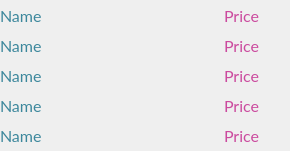
     <widget class="QFrame" name="frame_10">
      <property name="geometry">
       <rect>
        <x>10</x>
        <y>810</y>
        <width>290</width>
        <height>151</height>
       </rect>
      </property>
      <property name="font">
       <font>
        <family>Lato</family>
        <pointsize>12</pointsize>
        <weight>50</weight>
        <italic>false</italic>
        <bold>false</bold>
       </font>
      </property>
      <property name="styleSheet">
       <string notr="true">font: 12pt &quot;Lato&quot;;</string>
      </property>
      <property name="frameShape">
       <enum>QFrame::NoFrame</enum>
      </property>
      <widget class="QFrame" name="frame_31">
       <property name="geometry">
        <rect>
         <x>0</x>
         <y>0</y>
         <width>201</width>
         <height>151</height>
        </rect>
       </property>
       <property name="font">
        <font>
         <family>Lato</family>
         <pointsize>12</pointsize>
         <weight>50</weight>
         <italic>false</italic>
         <bold>false</bold>
        </font>
       </property>
       <property name="styleSheet">
        <string notr="true">color: rgba(60, 135, 156, 1);</string>
       </property>
       <property name="frameShape">
        <enum>QFrame::NoFrame</enum>
       </property>
       <widget class="QLabel" name="name_55">
        <property name="geometry">
         <rect>
          <x>0</x>
          <y>0</y>
          <width>201</width>
          <height>31</height>
         </rect>
        </property>
        <property name="font">
         <font>
          <family>Lato</family>
          <pointsize>12</pointsize>
          <weight>50</weight>
          <italic>false</italic>
          <bold>false</bold>
         </font>
        </property>
        <property name="text">
         <string>Name</string>
        </property>
       </widget>
       <widget class="QLabel" name="name_56">
        <property name="geometry">
         <rect>
          <x>0</x>
          <y>30</y>
          <width>201</width>
          <height>31</height>
         </rect>
        </property>
        <property name="font">
         <font>
          <family>Lato</family>
          <pointsize>12</pointsize>
          <weight>50</weight>
          <italic>false</italic>
          <bold>false</bold>
         </font>
        </property>
        <property name="text">
         <string>Name</string>
        </property>
       </widget>
       <widget class="QLabel" name="name_58">
        <property name="geometry">
         <rect>
          <x>0</x>
          <y>90</y>
          <width>201</width>
          <height>31</height>
         </rect>
        </property>
        <property name="font">
         <font>
          <family>Lato</family>
          <pointsize>12</pointsize>
          <weight>50</weight>
          <italic>false</italic>
          <bold>false</bold>
         </font>
        </property>
        <property name="text">
         <string>Name</string>
        </property>
       </widget>
       <widget class="QLabel" name="name_57">
        <property name="geometry">
         <rect>
          <x>0</x>
          <y>60</y>
          <width>201</width>
          <height>31</height>
         </rect>
        </property>
        <property name="font">
         <font>
          <family>Lato</family>
          <pointsize>12</pointsize>
          <weight>50</weight>
          <italic>false</italic>
          <bold>false</bold>
         </font>
        </property>
        <property name="text">
         <string>Name</string>
        </property>
       </widget>
       <widget class="QLabel" name="name_59">
        <property name="geometry">
         <rect>
          <x>0</x>
          <y>120</y>
          <width>201</width>
          <height>31</height>
         </rect>
        </property>
        <property name="font">
         <font>
          <family>Lato</family>
          <pointsize>12</pointsize>
          <weight>50</weight>
          <italic>false</italic>
          <bold>false</bold>
         </font>
        </property>
        <property name="text">
         <string>Name</string>
        </property>
       </widget>
      </widget>
      <widget class="QFrame" name="frame_32">
       <property name="geometry">
        <rect>
         <x>199</x>
         <y>0</y>
         <width>91</width>
         <height>151</height>
        </rect>
       </property>
       <property name="font">
        <font>
         <family>Lato</family>
         <pointsize>12</pointsize>
         <weight>50</weight>
         <italic>false</italic>
         <bold>false</bold>
        </font>
       </property>
       <property name="layoutDirection">
        <enum>Qt::LeftToRight</enum>
       </property>
       <property name="styleSheet">
        <string notr="true">color: rgba(203, 74, 158, 1);</string>
       </property>
       <property name="frameShape">
        <enum>QFrame::NoFrame</enum>
       </property>
       <widget class="QLabel" name="price_55">
        <property name="geometry">
         <rect>
          <x>0</x>
          <y>0</y>
          <width>60</width>
          <height>31</height>
         </rect>
        </property>
        <property name="font">
         <font>
          <family>Lato</family>
          <pointsize>12</pointsize>
          <weight>50</weight>
          <italic>false</italic>
          <bold>false</bold>
         </font>
        </property>
        <property name="text">
         <string>Price</string>
        </property>
        <property name="alignment">
         <set>Qt::AlignRight|Qt::AlignTrailing|Qt::AlignVCenter</set>
        </property>
       </widget>
       <widget class="QLabel" name="label_201">
        <property name="geometry">
         <rect>
          <x>60</x>
          <y>0</y>
          <width>32</width>
          <height>32</height>
         </rect>
        </property>
        <property name="styleSheet">
         <string notr="true">border-image: url(:/newPrefix/PlatIcon.png);</string>
        </property>
        <property name="text">
         <string/>
        </property>
       </widget>
       <widget class="QLabel" name="label_202">
        <property name="geometry">
         <rect>
          <x>60</x>
          <y>30</y>
          <width>32</width>
          <height>32</height>
         </rect>
        </property>
        <property name="styleSheet">
         <string notr="true">border-image: url(:/newPrefix/PlatIcon.png);</string>
        </property>
        <property name="text">
         <string/>
        </property>
       </widget>
       <widget class="QLabel" name="price_56">
        <property name="geometry">
         <rect>
          <x>0</x>
          <y>30</y>
          <width>60</width>
          <height>31</height>
         </rect>
        </property>
        <property name="font">
         <font>
          <family>Lato</family>
          <pointsize>12</pointsize>
          <weight>50</weight>
          <italic>false</italic>
          <bold>false</bold>
         </font>
        </property>
        <property name="text">
         <string>Price</string>
        </property>
        <property name="alignment">
         <set>Qt::AlignRight|Qt::AlignTrailing|Qt::AlignVCenter</set>
        </property>
       </widget>
       <widget class="QLabel" name="price_58">
        <property name="geometry">
         <rect>
          <x>0</x>
          <y>90</y>
          <width>60</width>
          <height>31</height>
         </rect>
        </property>
        <property name="font">
         <font>
          <family>Lato</family>
          <pointsize>12</pointsize>
          <weight>50</weight>
          <italic>false</italic>
          <bold>false</bold>
         </font>
        </property>
        <property name="text">
         <string>Price</string>
        </property>
        <property name="alignment">
         <set>Qt::AlignRight|Qt::AlignTrailing|Qt::AlignVCenter</set>
        </property>
       </widget>
       <widget class="QLabel" name="label_205">
        <property name="geometry">
         <rect>
          <x>60</x>
          <y>60</y>
          <width>32</width>
          <height>32</height>
         </rect>
        </property>
        <property name="styleSheet">
         <string notr="true">border-image: url(:/newPrefix/PlatIcon.png);</string>
        </property>
        <property name="text">
         <string/>
        </property>
       </widget>
       <widget class="QLabel" name="label_206">
        <property name="geometry">
         <rect>
          <x>60</x>
          <y>90</y>
          <width>32</width>
          <height>32</height>
         </rect>
        </property>
        <property name="styleSheet">
         <string notr="true">border-image: url(:/newPrefix/PlatIcon.png);</string>
        </property>
        <property name="text">
         <string/>
        </property>
       </widget>
       <widget class="QLabel" name="price_57">
        <property name="geometry">
         <rect>
          <x>0</x>
          <y>60</y>
          <width>60</width>
          <height>31</height>
         </rect>
        </property>
        <property name="font">
         <font>
          <family>Lato</family>
          <pointsize>12</pointsize>
          <weight>50</weight>
          <italic>false</italic>
          <bold>false</bold>
         </font>
        </property>
        <property name="text">
         <string>Price</string>
        </property>
        <property name="alignment">
         <set>Qt::AlignRight|Qt::AlignTrailing|Qt::AlignVCenter</set>
        </property>
       </widget>
       <widget class="QLabel" name="label_209">
        <property name="geometry">
         <rect>
          <x>60</x>
          <y>120</y>
          <width>32</width>
          <height>32</height>
         </rect>
        </property>
        <property name="styleSheet">
         <string notr="true">border-image: url(:/newPrefix/PlatIcon.png);</string>
        </property>
        <property name="text">
         <string/>
        </property>
       </widget>
       <widget class="QLabel" name="price_59">
        <property name="geometry">
         <rect>
          <x>0</x>
          <y>120</y>
          <width>60</width>
          <height>31</height>
         </rect>
        </property>
        <property name="font">
         <font>
          <family>Lato</family>
          <pointsize>12</pointsize>
          <weight>50</weight>
          <italic>false</italic>
          <bold>false</bold>
         </font>
        </property>
        <property name="text">
         <string>Price</string>
        </property>
        <property name="alignment">
         <set>Qt::AlignRight|Qt::AlignTrailing|Qt::AlignVCenter</set>
        </property>
       </widget>
      </widget>
     </widget>
